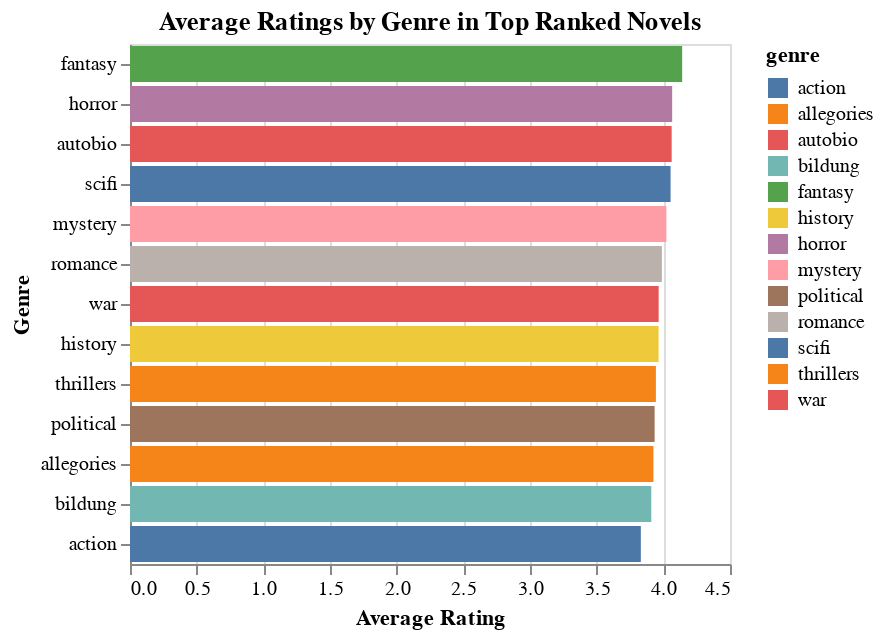

Write notebook code for a chart like this one.
### Markdown cell above
## Calculating Average Ratings by Genre in Top Ranked Novels

### Code cell
# Calculate average ratings by genre
average_ratings_by_genre = df_novels.groupby('genre')['gr_avg_rating'].mean().reset_index()

# Create a bar chart for average ratings by genre
rating_chart = alt.Chart(average_ratings_by_genre).mark_bar().encode(
    x=alt.X('gr_avg_rating:Q', title='Average Rating'),
    y=alt.Y('genre:N', title='Genre', sort='-x'),
    color='genre:N'
).properties(title='Average Ratings by Genre in Top Ranked Novels')

rating_chart

### Figure 1 — Vega-Lite specification as saved in the notebook (floating-point values rounded to 4 significant figures)
{"config": {"view": {"continuousWidth": 300, "continuousHeight": 300}}, "data": {"name": "data-1800860dff711a187c66265b9596269c"}, "mark": {"type": "bar"}, "encoding": {"color": {"field": "genre", "type": "nominal"}, "x": {"field": "gr_avg_rating", "title": "Average Rating", "type": "quantitative"}, "y": {"field": "genre", "sort": "-x", "title": "Genre", "type": "nominal"}}, "title": "Average Ratings by Genre in Top Ranked Novels", "$schema": "https://vega.github.io/schema/vega-lite/v5.20.1.json", "datasets": {"data-1800860dff711a187c66265b9596269c": [{"genre": "action", "gr_avg_rating": 3.831}, {"genre": "allegories", "gr_avg_rating": 3.926}, {"genre": "autobio", "gr_avg_rating": 4.062}, {"genre": "bildung", "gr_avg_rating": 3.91}, {"genre": "fantasy", "gr_avg_rating": 4.141}, {"genre": "history", "gr_avg_rating": 3.964}, {"genre": "horror", "gr_avg_rating": 4.066}, {"genre": "mystery", "gr_avg_rating": 4.023}, {"genre": "political", "gr_avg_rating": 3.935}, {"genre": "romance", "gr_avg_rating": 3.989}, {"genre": "scifi", "gr_avg_rating": 4.054}, {"genre": "thrillers", "gr_avg_rating": 3.944}, {"genre": "war", "gr_avg_rating": 3.965}]}}
